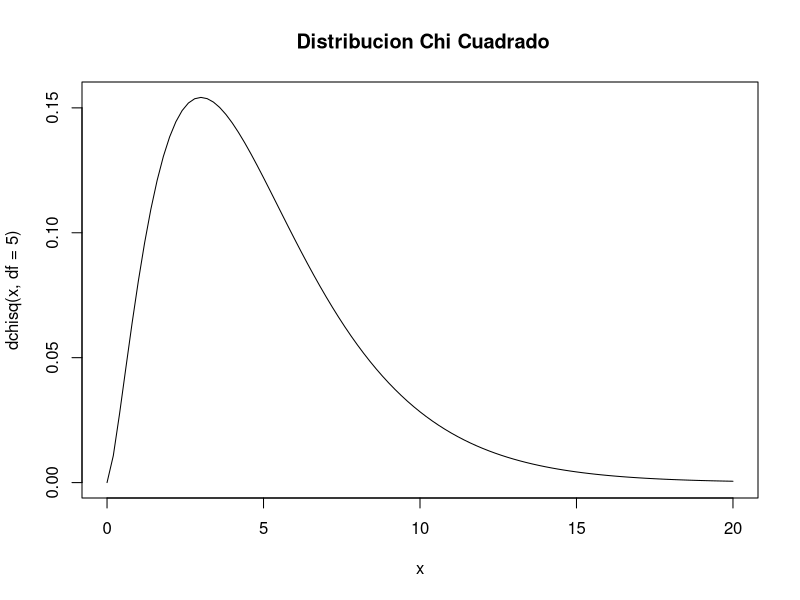
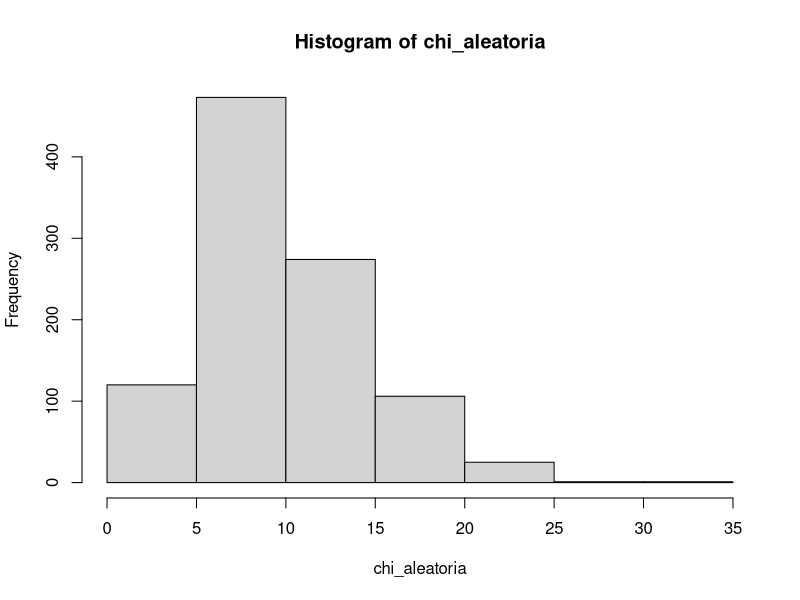

R code for these plots, in order:
#----
#DISTRIBUCION CHI CUADRADO
#Funciones

#dchisq - funcion dendidad
#pchisq - prob acumulada
#qchisq - funcion cuartil
#rchisq - numero aleatorios

#grafico con istribucion chi cuadrado 5 gl 20
curve(dchisq(x, df=5),from = 0, to=20, main=" Distribucion Chi Cuadrado")

#Calcular la probabilidad x < 1.2 en Distribucion CHI^2 con 4 gl
pchisq(1.2, df=4)

#Calcular prob x>3.4 --- chi^2 con 6 gl
#1-P[x<3.4]
1-pchisq(3.4, df=6)
#o
pchisq(3.4, df=6)
1-0.2427768

#----
#Ejemplo intervalo P(x1< chi^2<x2)
#Siendo x1<x2
#P(x1<CHI^2<x2)=P(chi^2<x2)-p(chi^2<x1)
#ejemplo grados libertada comprendida entre 3.4 y 5.6
#P(3.4<CHI^2<5.6)
pchisq(3.4,df=8)
pchisq(5.6,df=8)
pchisq(5.6,df=8)-pchisq(3.4,df=8)

#----
#Funcion inversa o cuartil
#Cual es el valor de x de una distribucion chi-cuadrada de 6 grados de libertad
#que deja a su izquiera una probabilidad del 80%
qchisq(p=0.8,df=6)
#¿Cual es el valor de x que en una chi^4 de 4 grados de libertad
#que deja a su izquiera una probabilidad de 0.1219014
qchisq(p=0.1219014,df=4)

#----
#Ejemplo de distribucion chi^2 con numeros aleatorios
set.seed(0)
#Generamos 1000 valores aleatorios Chi-Cuadrado dist con df=5
chi_aleatoria<-rchisq(n=1000,df=10)
head(chi_aleatoria)
#historama
hist(chi_aleatoria)
